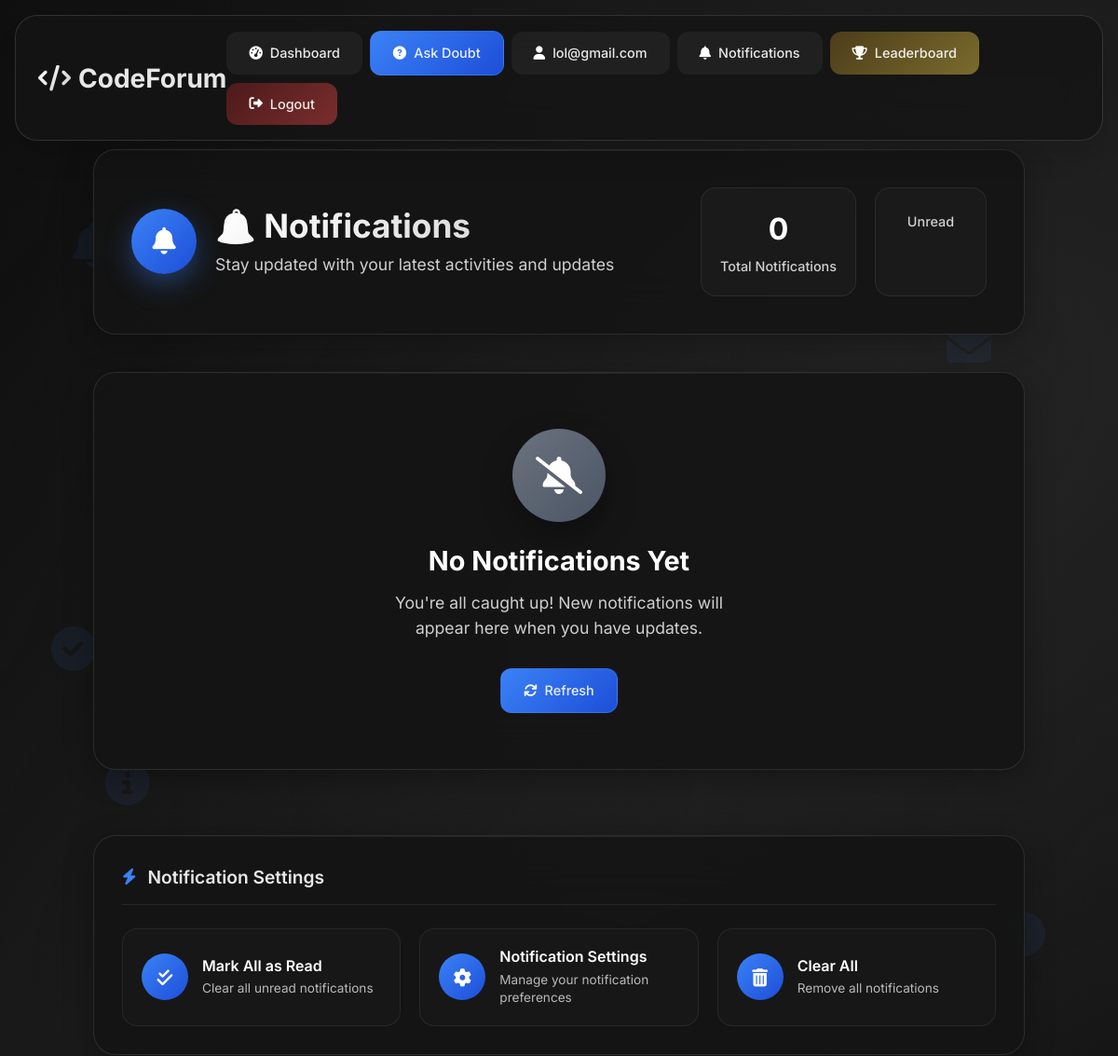
The app's page /notifications/ (signed in, upper part), older data.
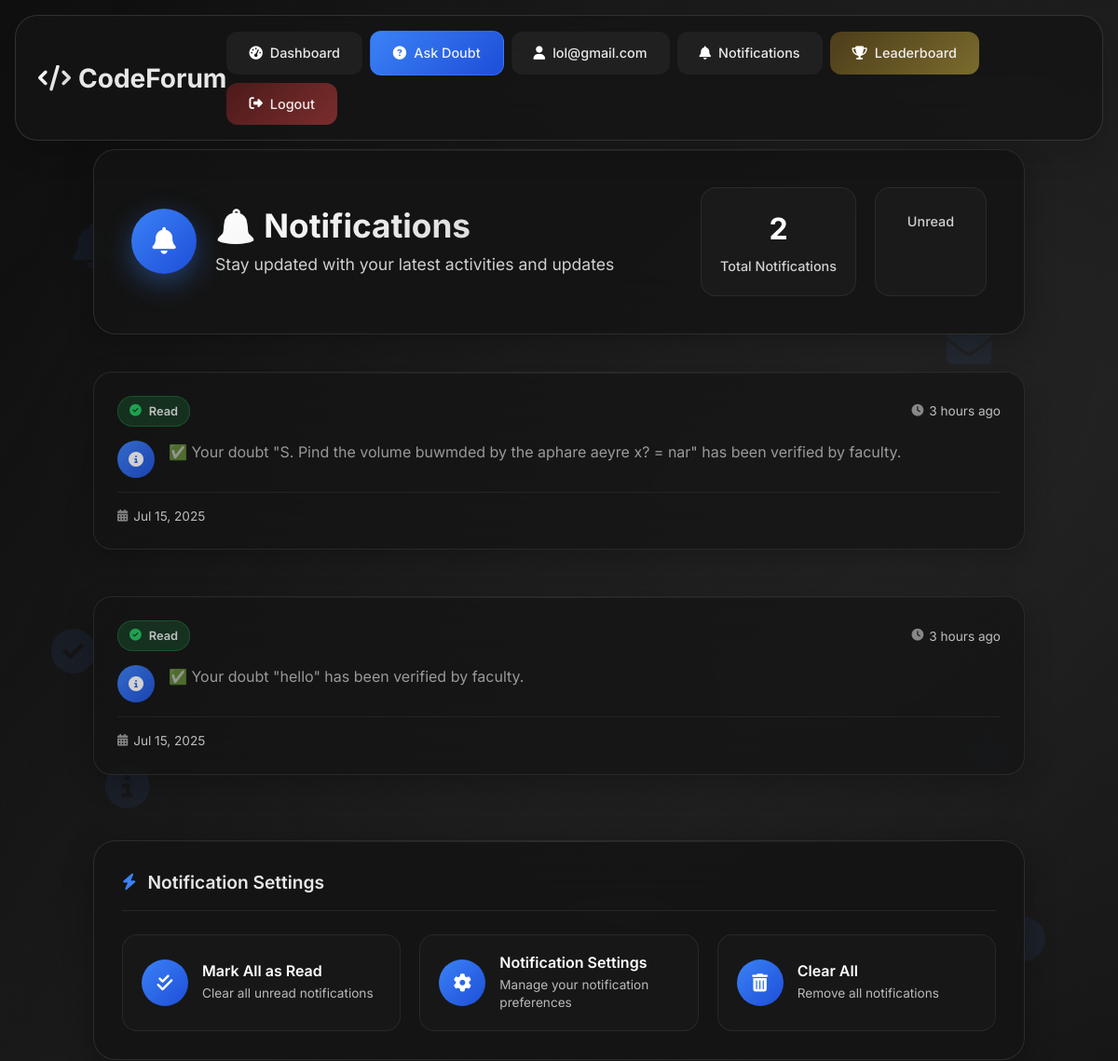
The same page, newer data.
### forum/models.py (models this page shows, shortened)
class User(AbstractUser):
    ROLE_CHOICES = (
        ('student', 'Student'),
        ('faculty', 'Faculty'),
    )
    DEPARTMENT_CHOICES = (
        ('CSE', 'CSE'),
        ('ECE', 'ECE'),
        ('ME', 'Mechanical'),
        ('CE', 'Civil'),
        ('EE', 'Electrical'),
    )
    YEAR_CHOICES = (
        (1, '1st Year'),
        (2, '2nd Year'),
        (3, '3rd Year'),
        (4, '4th Year'),
    )
    role = models.CharField(max_length=10, choices=ROLE_CHOICES)
    department = models.CharField(max_length=20, choices=DEPARTMENT_CHOICES)
    year = models.PositiveSmallIntegerField(choices=YEAR_CHOICES, null=True, blank=True)
    github_url = models.URLField(blank=True, null=True)
    is_verified_faculty = models.BooleanField(default=False)

class Notification(models.Model):
    user = models.ForeignKey(settings.AUTH_USER_MODEL, on_delete=models.CASCADE, related_name='notifications')
    message = models.TextField()
    created_at = models.DateTimeField(auto_now_add=True)
    is_read = models.BooleanField(default=False)

### forum/views.py (the view)
# urls.py: path('notifications/', views.notifications_view, name='notifications'),
@login_required
def notifications_view(request):
    notifications = request.user.notifications.order_by('-created_at')
    notifications.update(is_read=True)
    return render(request, 'forum/notifications.html', {'notifications': notifications})

### forum/templates/forum/notifications.html (shortened to what this page needs)
{% extends 'forum/base.html' %}
{% load humanize %}
{% block content %}
<div class="notifications-container fade-in">
    <div class="notifications-wrapper">
        <div class="notifications-header glass-card">
            <div class="header-content">
                <div class="header-left">
                    <div class="notifications-icon">
                        <i class="fas fa-bell"></i>
                    </div>
                    <div class="header-text">
                        <h2 class="notifications-title">🔔 Notifications</h2>
                        <p class="notifications-subtitle">Stay updated with your latest activities and updates</p>
                    </div>
                </div>
                <div class="header-stats">
                    <div class="stat-item">
                        <div class="stat-number">{{ notifications|length }}</div>
                        <div class="stat-label">Total Notifications</div>
                    </div>
                    <div class="stat-item">
                        <div class="stat-label">Unread</div>
                    </div>
                </div>
            </div>
        </div>
        <div class="notifications-list">
            {% for note in notifications %}
                <div class="notification-card glass-card slide-in {{ note.is_read|yesno:'read,unread' }}">
                    <div class="notification-header">
                        <div class="notification-status">
                            {% if note.is_read %}
                                <div class="status-badge read">
                                    <i class="fas fa-check-circle"></i>
                                    <span>Read</span>
                                </div>
                            {% else %}
                                <div class="status-badge unread">
                                    <i class="fas fa-circle"></i>
                                    <span>New</span>
                                </div>
                            {% endif %}
                        </div>
                        <div class="notification-time">
                            <i class="fas fa-clock"></i>
                            <span>{{ note.created_at|naturaltime }}</span>
                        </div>
                    </div>
                    <div class="notification-content">
                        <div class="notification-icon">
                            <i class="fas fa-info-circle"></i>
                        </div>
                        <div class="notification-message">
                            {{ note.message }}
                        </div>
                    </div>
                    <div class="notification-footer">
                        <div class="notification-meta">
                            <div class="meta-item">
                                <i class="fas fa-calendar-alt"></i>
                                <span>{{ note.created_at|date:"M d, Y" }}</span>
                            </div>
                        </div>
                    </div>
                </div>
            {% empty %}
                <div class="empty-state glass-card">
                    <div class="empty-icon">
                        <i class="fas fa-bell-slash"></i>
                    </div>
                    <h3 class="empty-title">No Notifications Yet</h3>
                    <p class="empty-description">You're all caught up! New notifications will appear here when you have updates.</p>
                    <div class="empty-actions">
                        <a href="#" class="modern-btn btn-primary">
                            <i class="fas fa-refresh"></i>
                            <span>Refresh</span>
                        </a>
                    </div>
                </div>
            {% endfor %}
        </div>
        <div class="quick-actions glass-card">
            <div class="actions-header">
                <i class="fas fa-bolt"></i>
                <span>Notification Settings</span>
            </div>
            <div class="actions-grid">
                <div class="action-item">
                    <div class="action-icon">
                        <i class="fas fa-check-double"></i>
                    </div>
                    <div class="action-content">
                        <h4 class="action-title">Mark All as Read</h4>
                        <p class="action-description">Clear all unread notifications</p>
                    </div>
                </div>
                <div class="action-item">
                    <div class="action-icon">
                        <i class="fas fa-cog"></i>
                    </div>
                    <div class="action-content">
                        <h4 class="action-title">Notification Settings</h4>
                        <p class="action-description">Manage your notification preferences</p>
                    </div>
                </div>
                <div class="action-item">
                    <div class="action-icon">
                        <i class="fas fa-trash-alt"></i>
                    </div>
                    <div class="action-content">
                        <h4 class="action-title">Clear All</h4>
                        <p class="action-description">Remove all notifications</p>
                    </div>
                </div>
            </div>
        </div>
    </div>
    <div class="notifications-background-elements">
        <div class="floating-element element-1">
            <i class="fas fa-bell"></i>
        </div>
        <div class="floating-element element-2">
            <i class="fas fa-envelope"></i>
        </div>
        <div class="floating-element element-3">
            <i class="fas fa-info-circle"></i>
        </div>
        <div class="floating-element element-4">
        </div>
        <div class="floating-element element-5">
            <i class="fas fa-check-circle"></i>
        </div>
        <div class="floating-element element-6">
        </div>
    </div>
</div>
{% endblock %}

### forum/templates/forum/base.html (shortened to what this page needs)
<!DOCTYPE html>
<html lang="en">
<head>
    <link href="https://cdn.jsdelivr.net/npm/bootstrap@5.3.2/dist/css/bootstrap.min.css" rel="stylesheet">
    <link href="https://cdnjs.cloudflare.com/ajax/libs/font-awesome/6.4.0/css/all.min.css" rel="stylesheet">
</head>
<body>
    <nav class="modern-navbar fade-in">
        <div class="navbar-content">
            <a class="navbar-brand" href="{% url 'home' %}">
                <i class="fas fa-code"></i>
                <span>CodeForum</span>
            </a>
            <div class="navbar-actions" id="navbarActions">
                {% if user.is_authenticated %}
                    {% if user.role == "student" %}
                        <a href="{% url 'student_dashboard' %}" class="modern-btn btn-outline">
                            <i class="fas fa-tachometer-alt"></i>
                            <span>Dashboard</span>
                        </a>
                        <a href="{% url 'ask_doubt' %}" class="modern-btn btn-primary">
                            <i class="fas fa-question-circle"></i>
                            <span>Ask Doubt</span>
                        </a>
                        <a href="{% url 'student_profile' user.username %}" class="modern-btn btn-outline">
                            <i class="fas fa-user"></i>
                            <span>{{ user.username }}</span>
                        </a>
                        <a href="{% url 'notifications' %}" class="modern-btn btn-outline btn-with-badge">
                            <i class="fas fa-bell"></i>
                            <span>Notifications</span>
                        </a>
                    {% endif %}
                    <a href="{% url 'leaderboard' %}" class="modern-btn btn-warning">
                        <i class="fas fa-trophy"></i>
                        <span>Leaderboard</span>
                    </a>
                    <form method="POST" action="{% url 'logout' %}" style="display: inline;">
                        <button type="submit" class="modern-btn btn-danger">
                            <i class="fas fa-sign-out-alt"></i>
                            <span>Logout</span>
                        </button>
                    </form>
                {% endif %}
            </div>
        </div>
    </nav>
    <div class="main-content">
        <div class="content-wrapper">
            {% block content %}{% endblock %}
        </div>
    </div>
</body>
</html>

### forum/templates/forum/base.html (style rules this page uses)
:root { --primary-gradient: linear-gradient(135deg, #667eea 0%, #764ba2 100%); --secondary-gradient: linear-gradient(135deg, #f093fb 0%, #f5576c 100%); --success-gradient: linear-gradient(135deg, #4facfe 0%, #00f2fe 100%); --warning-gradient: linear-gradient(135deg, #43e97b 0%, #38f9d7 100%); --danger-gradient: linear-gradient(135deg, #fa709a 0%, #fee140 100%); --dark-gradient: linear-gradient(135deg, #2c3e50 0%, #34495e 100%); --glass-bg: rgba(255, 255, 255, 0.1); --glass-border: rgba(255, 255, 255, 0.2); --text-primary: #2d3748; --text-secondary: #718096; --shadow-sm: 0 2px 4px rgba(0,0,0,0.1); --shadow-md: 0 4px 6px rgba(0,0,0,0.1); --shadow-lg: 0 10px 15px rgba(0,0,0,0.1); --shadow-xl: 0 20px 25px rgba(0,0,0,0.1); }
* { margin: 0; padding: 0; box-sizing: border-box; }
body { font-family: 'Inter', -apple-system, BlinkMacSystemFont, sans-serif; background: linear-gradient(135deg, #1a1a1a 0%, #2d2d2d 50%, #0f0f0f 100%); min-height: 100vh; position: relative; overflow-x: hidden; }
body::before { content: ''; position: fixed; top: 0; left: 0; right: 0; bottom: 0; background: radial-gradient(circle at 20% 80%, rgba(40, 40, 40, 0.3) 0%, transparent 50%), radial-gradient(circle at 80% 20%, rgba(60, 60, 60, 0.3) 0%, transparent 50%), radial-gradient(circle at 40% 40%, rgba(30, 30, 30, 0.3) 0%, transparent 50%); pointer-events: none; z-index: -1; }
.modern-navbar { position: fixed; top: 16px; left: 50%; transform: translateX(-50%); width: calc(100% - 32px); max-width: 1200px; background: rgba(20, 20, 20, 0.8); backdrop-filter: blur(20px); -webkit-backdrop-filter: blur(20px); border: 1px solid rgba(80, 80, 80, 0.5); border-radius: 24px; padding: 16px 24px; z-index: 1000; box-shadow: var(--shadow-xl); transition: all 0.3s cubic-bezier(0.4, 0, 0.2, 1); }
.navbar-content { display: flex; align-items: center; justify-content: space-between; width: 100%; }
.navbar-brand { font-size: 1.75rem; font-weight: 700; color: white !important; text-decoration: none; display: flex; align-items: center; gap: 8px; transition: all 0.3s ease; }
.navbar-brand i { background: linear-gradient(135deg, #ffffff 0%, #cccccc 100%); -webkit-background-clip: text; -webkit-text-fill-color: transparent; background-clip: text; }
.navbar-actions { display: flex; align-items: center; gap: 8px; flex-wrap: wrap; }
.modern-btn { padding: 10px 16px; border-radius: 16px; text-decoration: none; font-weight: 500; font-size: 0.875rem; transition: all 0.3s cubic-bezier(0.4, 0, 0.2, 1); border: none; cursor: pointer; position: relative; overflow: hidden; display: inline-flex; align-items: center; gap: 6px; white-space: nowrap; }
.modern-btn::before { content: ''; position: absolute; top: 0; left: -100%; width: 100%; height: 100%; background: linear-gradient(90deg, transparent, rgba(255,255,255,0.2), transparent); transition: left 0.5s ease; }
.btn-primary { background: linear-gradient(135deg, #333333 0%, #555555 100%); color: white; border: 1px solid rgba(100, 100, 100, 0.5); }
.btn-outline { background: rgba(40, 40, 40, 0.6); color: white; border: 1px solid rgba(100, 100, 100, 0.4); }
.btn-warning { background: linear-gradient(135deg, #4d3d1a 0%, #7a6b2d 100%); color: white; border: 1px solid rgba(100, 100, 100, 0.4); }
.btn-danger { background: linear-gradient(135deg, #4d1a1a 0%, #7a2d2d 100%); color: white; border: 1px solid rgba(100, 100, 100, 0.4); }
.btn-with-badge { position: relative; }
.main-content { margin-top: 100px; padding: 20px; min-height: calc(100vh - 200px); color: #ffffff; }
.content-wrapper { max-width: 1200px; margin: 0 auto; }
.glass-card { background: rgba(30, 30, 30, 0.8); backdrop-filter: blur(20px); -webkit-backdrop-filter: blur(20px); border: 1px solid rgba(80, 80, 80, 0.4); border-radius: 20px; padding: 30px; margin-bottom: 30px; box-shadow: var(--shadow-xl); transition: all 0.3s ease; color: #ffffff; }
h1, h2, h3, h4, h5, h6 { color: #ffffff; margin-bottom: 20px; }
p, li, span, div { color: rgba(255, 255, 255, 0.9); }
a { color: #cccccc; transition: color 0.3s ease; }
.fade-in { animation: fadeIn 0.6s ease-out; }
.slide-in { animation: slideIn 0.5s ease-out; }

Row changes from the older to the newer data that the page shows:
added Notification: is_read True (drawn), created_at "3 hours ago", message "✅ Your doubt \"S. Pind the volume buwmded by the aphare aeyre x? = nar\" has been verified by faculty.", created_at "Jul 15, 2025"
added Notification: is_read True (drawn), created_at "3 hours ago", message "✅ Your doubt \"hello\" has been verified by faculty.", created_at "Jul 15, 2025"
Text that changed along with them:
{{ notifications|length }}: "0" → "2"
text no longer shown: "No Notifications Yet You're all caught up! New notifications will appear here when you have updates. Refresh"
